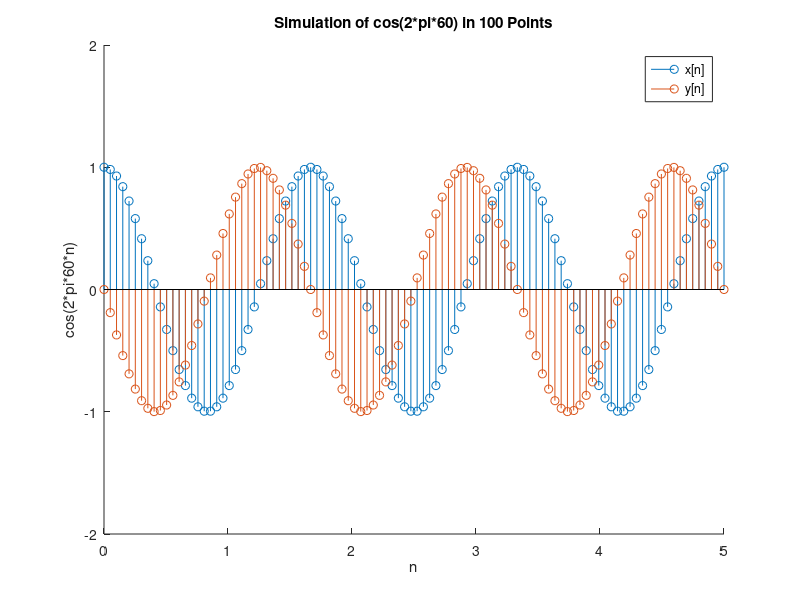

This chart was generated by the following MATLAB code:
%Author: José Mata (JMata28)
%The following code simulates a cosine signal with a frequency of 60Hz
%and it shows the difference a phase shift of pi/2 makes by plotting 
%both sine functions together

n = linspace(0,5,100); %Create a vector with 100 values from 0 to 5.
W=2*pi*60;             %Define variable for angular frequency (in radians)
x=cos(W*n);            %Establish the cosine function with frequency W
y=cos((W*n)+(pi/2));   %Establish the cosine function with frequency W and phase pi/2.

hold on;               %Prevent new stem plots from replacing other plots
stem(n,x);             %Plot x[n]
stem(n,y);             %plot y[n]
hold off;
title('Simulation of cos(2*pi*60) in 100 Points');    %Set title
ylim([-2 2]);                                         %Define limit of the y axis
ylabel('cos(2*pi*60*n)');                             %Set label for the y axis
xlabel('n');                                          %Set label for the x axis
legend('x[n]', 'y[n]');                               %Define the legend for the first stem 
                                                      %plot to be 'x[n]' and that of the second plot to be 'y[n}'
